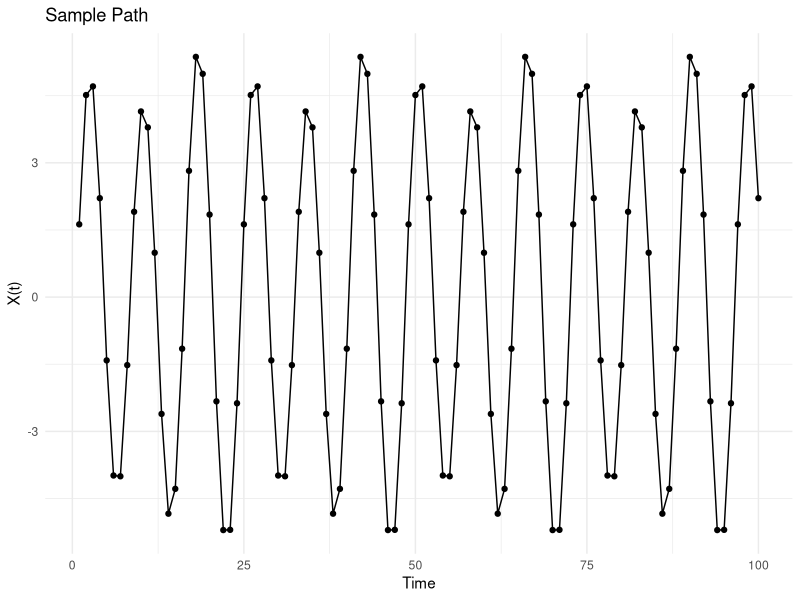
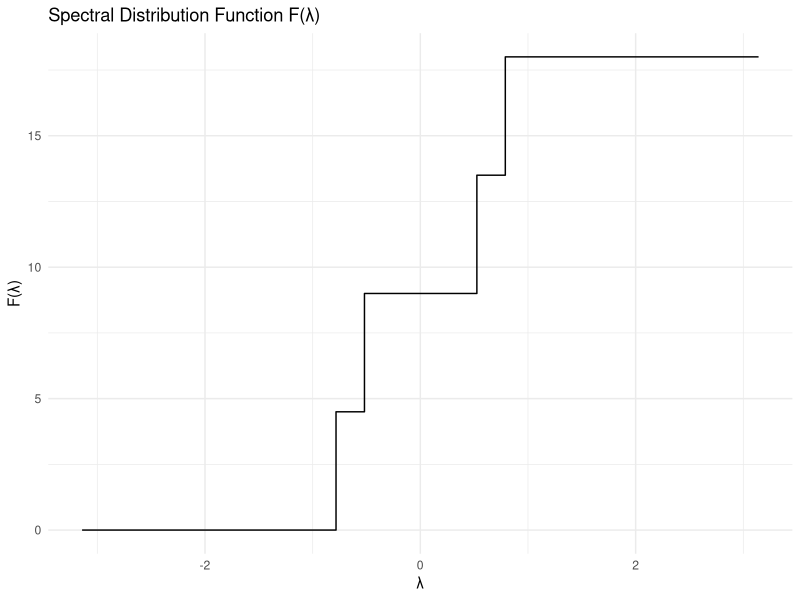

Reproduce these figures in R, in order.
# Page no. 101
# Answer may cary due to randomization
library(ggplot2)
k <- 2 
omega <- seq(pi/4, pi/6, length.out = k) 
sigma2 <- 9
t <- 1:100
set.seed(123)
A <- rnorm(k, mean = 0, sd = sqrt(sigma2)) 
B <- rnorm(k, mean = 0, sd = sqrt(sigma2)) 
X_t <- sapply(t, function(ti) {
  sum(A * cos(omega * ti) + B * sin(omega * ti))
})
df <- data.frame(Time = t, Value = X_t)
ggplot(df, aes(x = Time, y = Value)) + 
  geom_line() + 
  geom_point()+
  ggtitle("Sample Path") + 
  xlab("Time") + 
  ylab("X(t)") +
  theme_minimal()
F_lambda <- function(lambda, omega, sigma2) {
  sapply(lambda, function(l) {
    sum(sigma2 * (0.5 * (l >= -omega & l < omega) + 1.0 * (l >= omega)))
  })
}
lambda <- seq(-pi, pi, length.out = 1000)
F_values <- F_lambda(lambda, omega, sigma2)
df_F <- data.frame(Lambda = lambda, F_Lambda = F_values)
ggplot(df_F, aes(x = Lambda, y = F_Lambda)) + 
  geom_step() + 
  ggtitle("Spectral Distribution Function F(λ)") + 
  xlab("λ") + 
  ylab("F(λ)") +
  theme_minimal()
